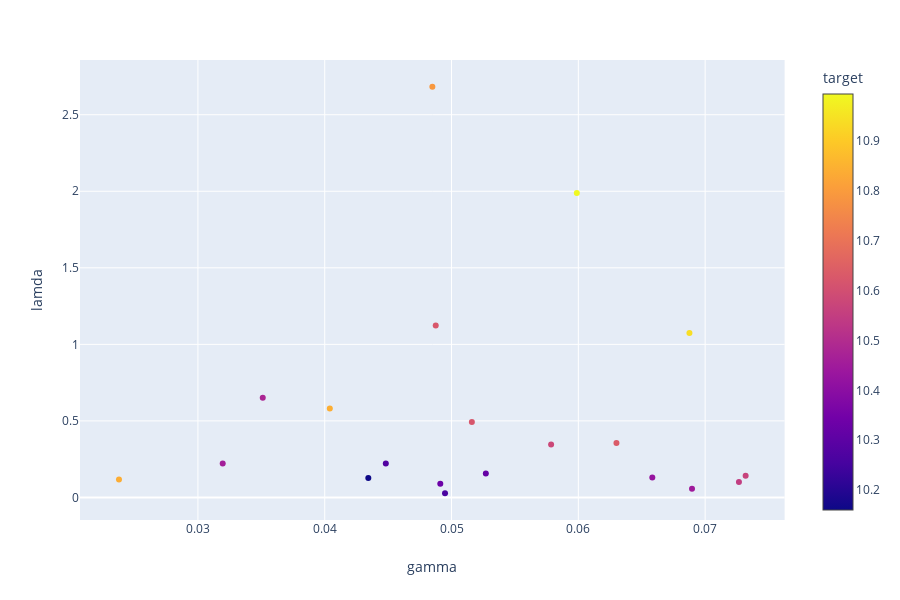

The cell this chart's notebook holds for it:
### Code cell
px.scatter(df1, x="gamma", y="lamda", color="target")

### Figure 1 — Plotly figure (JSON) as saved in the notebook; plotly's stock layout.template omitted (floating-point values rounded to 4 significant figures)
{"data": [{"hoverlabel": {"namelength": 0}, "hovertemplate": "gamma=%{x}<br>lamda=%{y}<br>target=%{marker.color}", "legendgroup": "", "marker": {"color": [10.63, 10.33, 10.58, 10.16, 10.84, 10.45, 10.32, 10.57, 10.28, 10.46, 10.55, 10.62, 10.79, 10.62, 10.48, 10.26, 10.94, 10.43, 10.84, 10.99], "coloraxis": "coloraxis", "symbol": "circle"}, "mode": "markers", "name": "", "showlegend": false, "type": "scatter", "x": [0.063, 0.04911, 0.05785, 0.04344, 0.02378, 0.06896, 0.05271, 0.07319, 0.04482, 0.03196, 0.07266, 0.0516, 0.04849, 0.04875, 0.03511, 0.04949, 0.06876, 0.06583, 0.0404, 0.05988], "xaxis": "x", "y": [0.3552, 0.08983, 0.3458, 0.1268, 0.1169, 0.05756, 0.1562, 0.142, 0.2212, 0.2217, 0.1012, 0.493, 2.683, 1.123, 0.6511, 0.02737, 1.074, 0.1306, 0.5807, 1.989], "yaxis": "y"}], "layout": {"coloraxis": {"colorbar": {"title": {"text": "target"}}, "colorscale": [[0, "#0d0887"], [0.1111, "#46039f"], [0.2222, "#7201a8"], [0.3333, "#9c179e"], [0.4444, "#bd3786"], [0.5556, "#d8576b"], [0.6667, "#ed7953"], [0.7778, "#fb9f3a"], [0.8889, "#fdca26"], [1, "#f0f921"]]}, "height": 600, "legend": {"tracegroupgap": 0}, "margin": {"t": 60}, "xaxis": {"anchor": "y", "domain": [0, 0.98], "title": {"text": "gamma"}}, "yaxis": {"anchor": "x", "domain": [0, 1], "title": {"text": "lamda"}}}}
